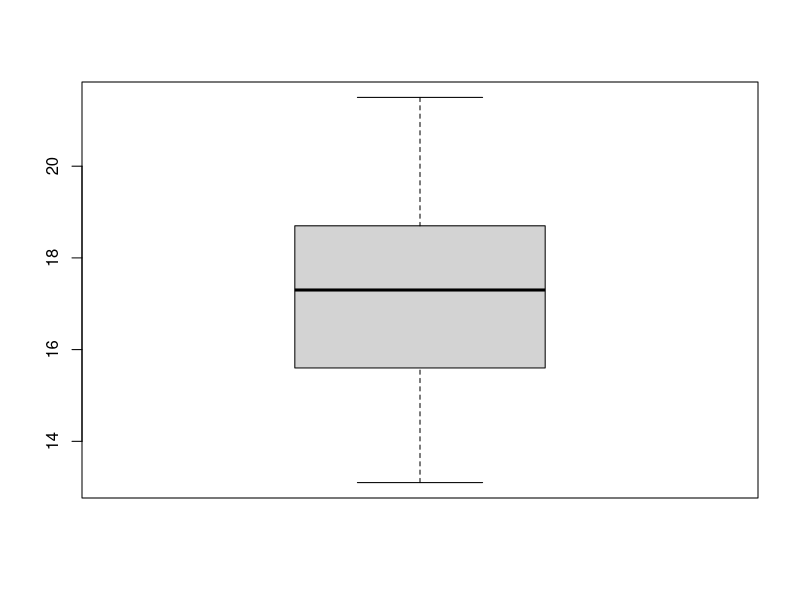
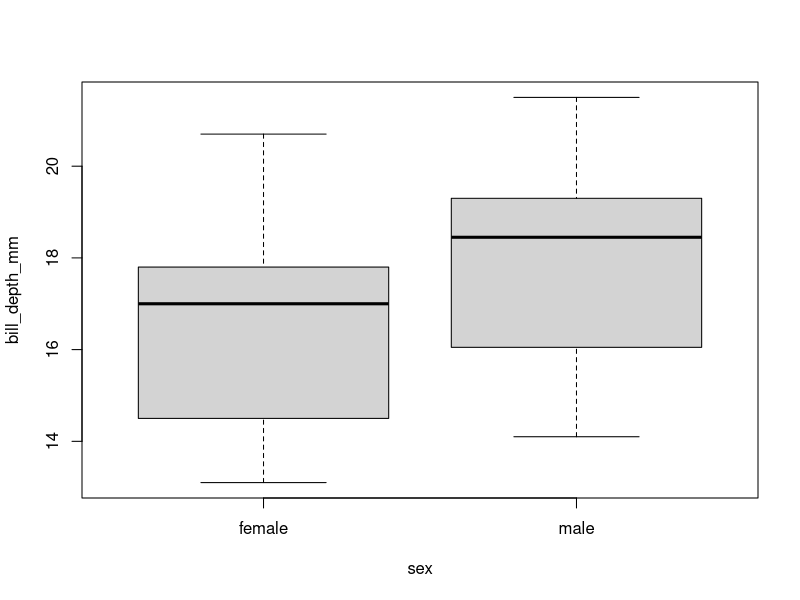
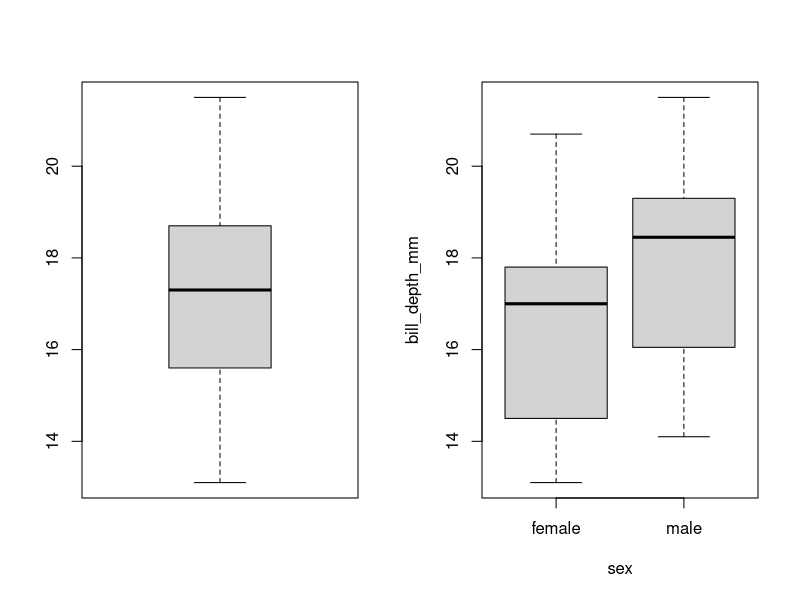
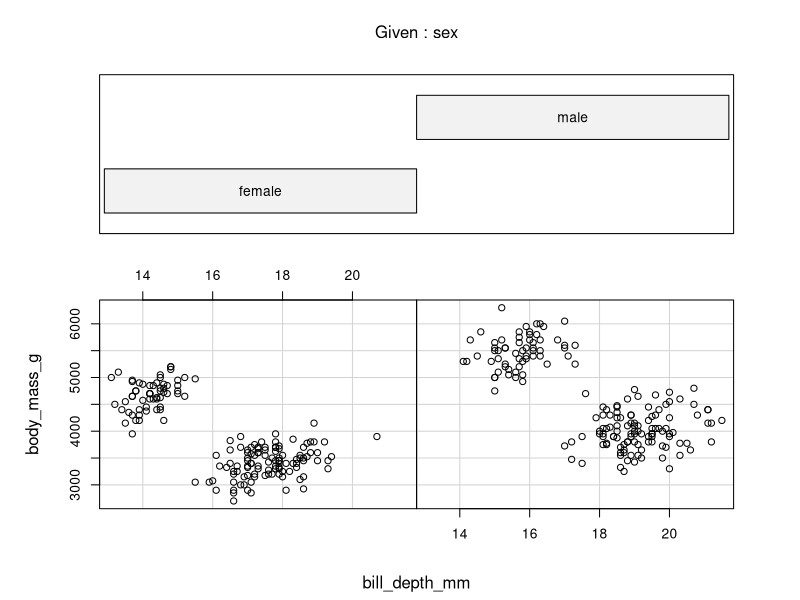
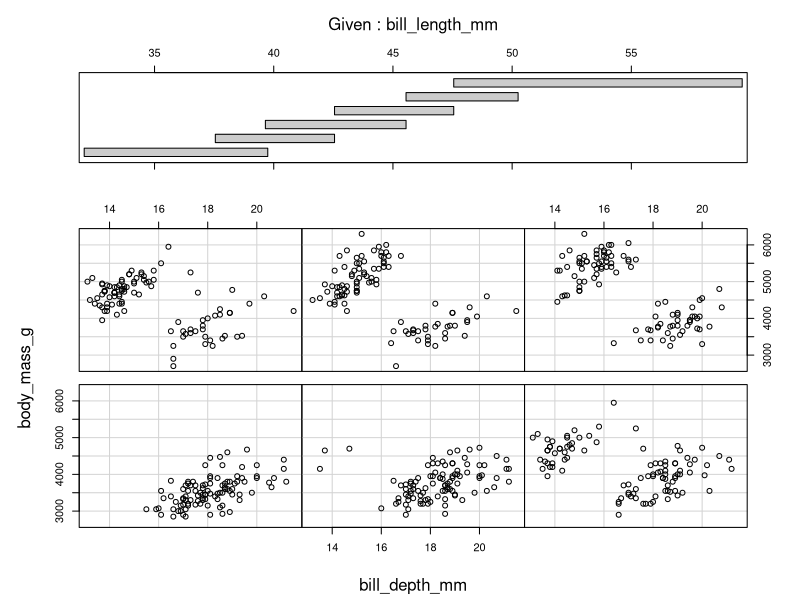
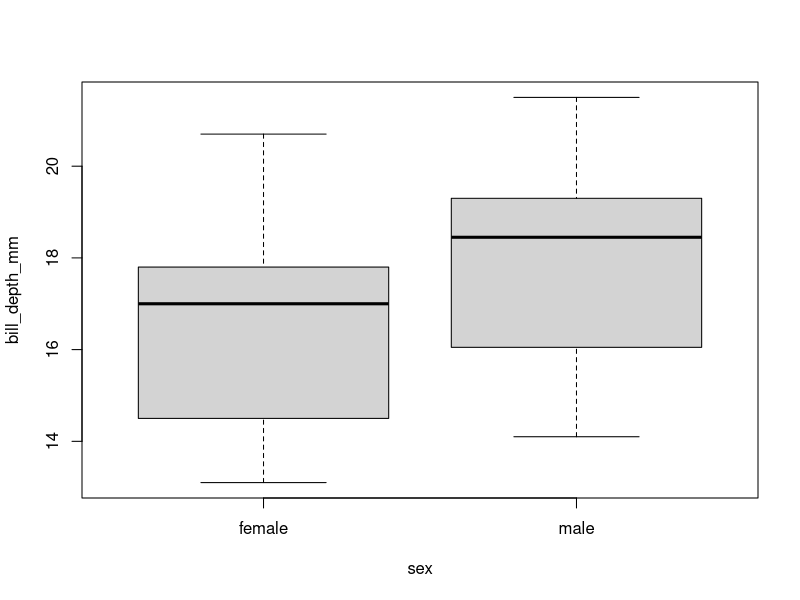
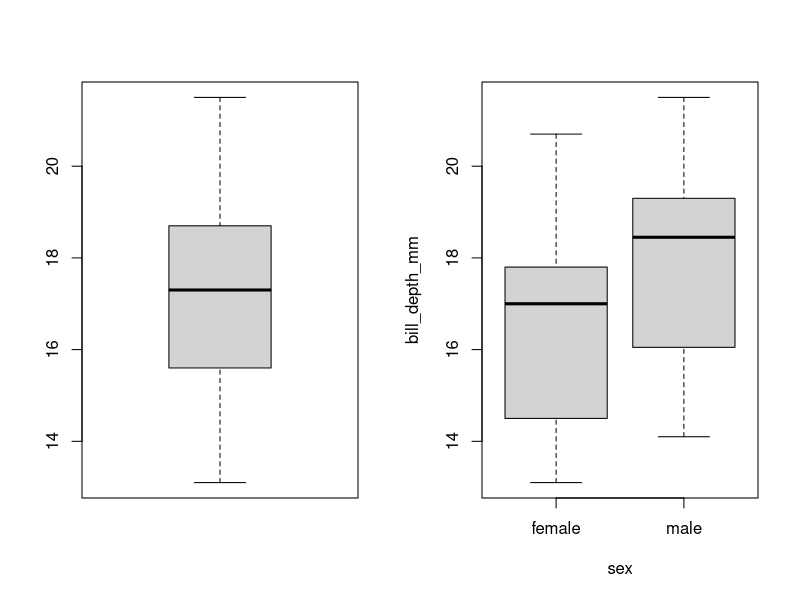
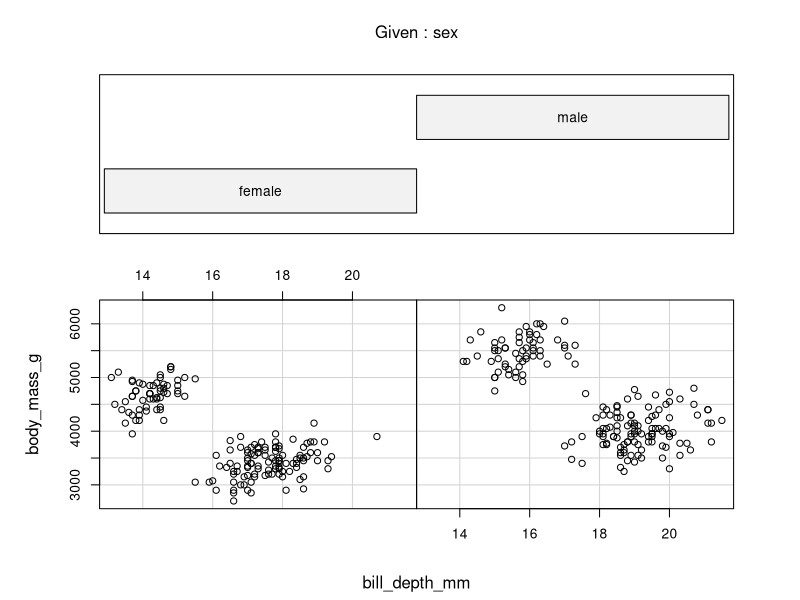

Write the R code that produced these figures, in order.
library(here)
install.packages("palmerpenguins")
library("palmerpenguins") 
#check what type of data is in Palmerpenguins
class("palmerpenguins")
#construct a data frame of penguins data
penguins = data.frame(penguins)
#calculate the mean bill length of the penguins
mean(penguins$body_mass_g)
#I got an NA with the code above, ran the code below and saw that there 
#is a NA in the data
head(penguins$body_mass_g)
# to remove NA data use na.rm = TRUE
mean(penguins$body_mass_g, na.rm = TRUE)
summary(penguins)
#construct a boxplot
boxplot(penguins$bill_depth_mm)
#construct boxplot with bill depth and data
boxplot(bill_depth_mm ~ sex, data = penguins)
# look at the boxplots side by side
par(mfrow = c(1,2))
boxplot(penguins$bill_depth_mm)
boxplot(bill_depth_mm ~ sex, data = penguins)
#make a coplot, sex is the conditional varialble
coplot(body_mass_g ~ bill_depth_mm | sex, data = penguins)
coplot(body_mass_g ~ bill_depth_mm | bill_length_mm, data = penguins)
#saving plots
library(here)
 png(filename = here("boxplot_1.png"), width = 800, height = 600)
  boxplot(bill_depth_mm ~ sex, data = penguins)
  dev.off()
  #save second boxplot
library(here)  
  png(filename = here("boxplot_2.png"), width = 800, height = 600)
  par(mfrow = c(1,2))
  boxplot(penguins$bill_depth_mm)
  boxplot(bill_depth_mm ~ sex, data = penguins)
  dev.off()
#saving coplots
library(here)
  png(filename = here("coplot_1.png"), width = 800, height = 600)
  coplot(body_mass_g ~ bill_depth_mm | sex, data = penguins)
  dev.off() 
  
library(here)
  png(filename= here ("coplot_2.png"), width = 800, height = 600)
  coplot(body_mass_g ~ bill_depth_mm | bill_length_mm, data = penguins)
  dev.off()

